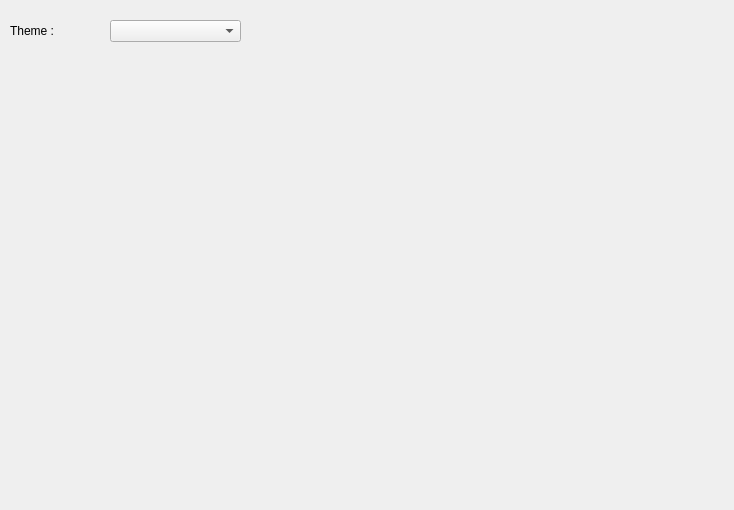
<?xml version="1.0" encoding="UTF-8"?>
<ui version="4.0">
 <class>chart_form</class>
 <widget class="QWidget" name="chart_form">
  <property name="geometry">
   <rect>
    <x>0</x>
    <y>0</y>
    <width>734</width>
    <height>510</height>
   </rect>
  </property>
  <property name="windowTitle">
   <string>Form</string>
  </property>
  <widget class="QLabel" name="label">
   <property name="geometry">
    <rect>
     <x>10</x>
     <y>20</y>
     <width>81</width>
     <height>21</height>
    </rect>
   </property>
   <property name="text">
    <string>Theme :</string>
   </property>
  </widget>
  <widget class="QComboBox" name="themeComboBox">
   <property name="geometry">
    <rect>
     <x>110</x>
     <y>20</y>
     <width>131</width>
     <height>22</height>
    </rect>
   </property>
  </widget>
  <widget class="QWidget" name="gridLayoutWidget">
   <property name="geometry">
    <rect>
     <x>60</x>
     <y>80</y>
     <width>541</width>
     <height>341</height>
    </rect>
   </property>
   <layout class="QGridLayout" name="gridLayout"/>
  </widget>
 </widget>
 <resources/>
 <connections/>
</ui>
